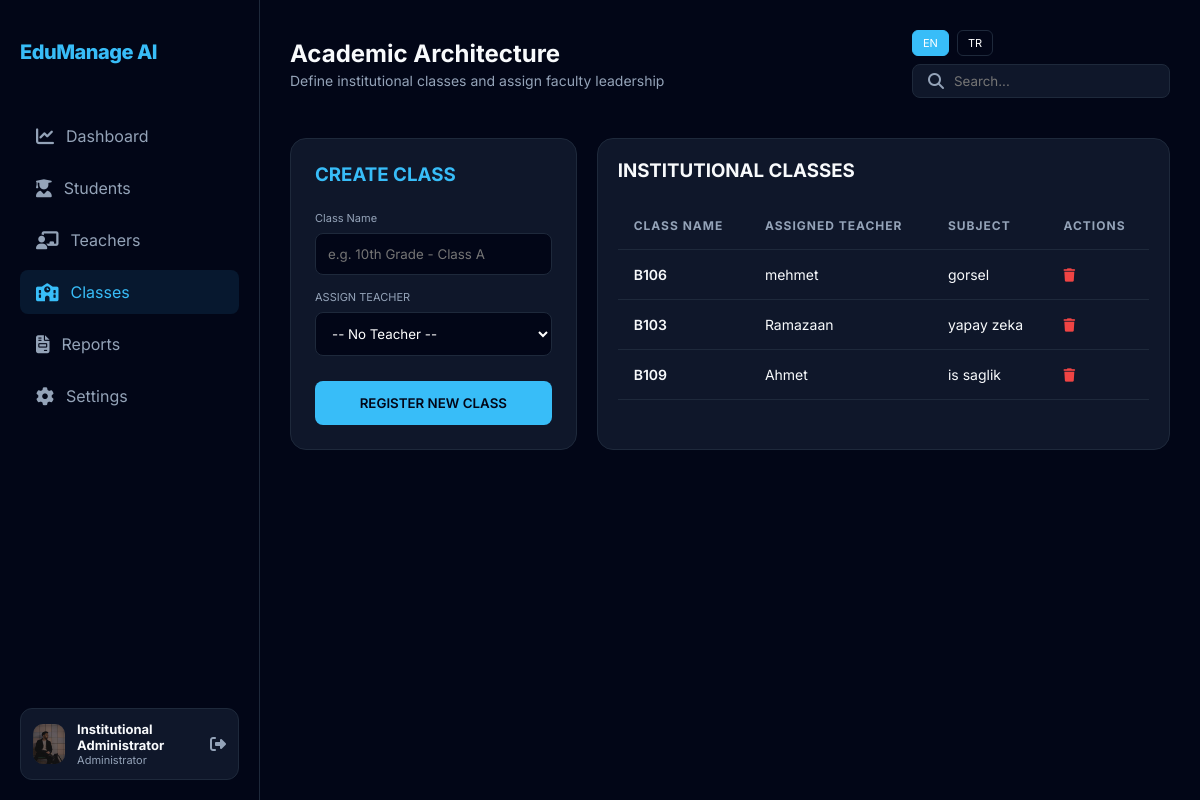
The app's page /admin/classes (signed in) with its own data.
### tables this page shows
CREATE TABLE Users (
        id INTEGER PRIMARY KEY AUTOINCREMENT,
        full_name TEXT NOT NULL,
        email TEXT UNIQUE NOT NULL,
        password TEXT NOT NULL,
        role TEXT CHECK(role IN ('admin', 'teacher', 'student')) NOT NULL,
        status TEXT DEFAULT 'Active',
        created_at TIMESTAMP DEFAULT CURRENT_TIMESTAMP
    , phone_number TEXT, address TEXT, profile_image TEXT);

CREATE TABLE Classes (
        id INTEGER PRIMARY KEY AUTOINCREMENT,
        class_name TEXT UNIQUE NOT NULL,
        teacher_id INTEGER,
        FOREIGN KEY (teacher_id) REFERENCES Teachers(id) ON DELETE SET NULL
    );

CREATE TABLE Teachers (
        id INTEGER PRIMARY KEY AUTOINCREMENT,
        user_id INTEGER NOT NULL,
        subject TEXT,
        status TEXT DEFAULT 'Active', teacher_number TEXT, department TEXT,
        FOREIGN KEY (user_id) REFERENCES Users(id) ON DELETE CASCADE
    );

### app.py (the view)
@app.route('/admin/classes')
def admin_classes():
    if session.get('role') != 'admin': return redirect(url_for('login'))
    conn = get_db_connection()
    classes = conn.execute('''SELECT c.*, u.full_name as teacher_name, t.subject FROM Classes c LEFT JOIN Teachers t ON c.teacher_id = t.id LEFT JOIN Users u ON t.user_id = u.id''').fetchall()
    teachers = conn.execute('SELECT t.id, u.full_name, t.subject FROM Teachers t JOIN Users u ON t.user_id = u.id').fetchall()
    conn.close()
    return render_template('admin_classes.html', active_page='classes', classes=classes, teachers=teachers)

### app.py (called while the page is built)
@app.context_processor
def inject_translations():
    lang = session.get('lang', 'en')
    def translate(key):
        return TRANSLATIONS.get(lang, TRANSLATIONS['en']).get(key, key)
    return dict(_=translate, current_lang=lang)

@app.before_request
def log_request():
    if not request.path.startswith('/static'):
        print(f"DEBUG: Request to {request.path} [Role: {session.get('role', 'Guest')}]")

def get_db_connection():
    conn = sqlite3.connect(DB_PATH)
    conn.row_factory = sqlite3.Row
    return conn

@app.context_processor
def inject_user():
    if 'user_id' in session:
        try:
            conn = get_db_connection()
            user = conn.execute('SELECT profile_image, full_name FROM Users WHERE id = ?', (session['user_id'],)).fetchone()
            conn.close()
            if user:
                return {'current_user': user}
            else:
                session.clear()
        except: pass
    return {'current_user': {'profile_image': None, 'full_name': 'Guest User'}}

### templates/admin_classes.html (shortened to what this page needs)
{% extends "base.html" %}
{% block page_title %}{{ _('academic_architecture') }}{% endblock %}
{% block page_subtitle %}{{ _('define_classes_desc') }}{% endblock %}
{% block content %}
<div class="stats-grid" style="grid-template-columns: 1fr 2fr;">
    <div class="card">
        <h3 style="font-weight: 700; margin-bottom: 25px; color: var(--accent);">{{ _('create_class') }}</h3>
        <div style="display: grid; gap: 15px;">
            <div>
                <label style="display: block; font-size: 11px; color: var(--text-secondary); margin-bottom: 8px;">{{ _('class_name') }}</label>
                <input type="text" id="className" placeholder="e.g. 10th Grade - Class A" style="width: 100%; background: var(--bg-dark); border: 1px solid var(--border); color: white; padding: 12px; border-radius: 8px; outline: none;">
            </div>
            <div>
                <label style="display: block; font-size: 11px; color: var(--text-secondary); margin-bottom: 8px;">{{ _('assign_teacher') }}</label>
                <select id="classTeacher" style="width: 100%; background: var(--bg-dark); border: 1px solid var(--border); color: white; padding: 12px; border-radius: 8px; outline: none;">
                    <option value="">{{ _('no_teacher') }}</option>
                </select>
            </div>
            <button id="saveClassBtn" class="btn-primary" style="margin-top: 10px; padding: 14px;">{{ _('register_new_class') }}</button>
        </div>
    </div>
    <div class="table-container" style="margin-top: 0;">
        <h3 style="font-weight: 700; margin-bottom: 20px;">{{ _('institutional_classes') }}</h3>
        <table>
            <thead>
                <tr>
                    <th>{{ _('class_name') }}</th>
                    <th>{{ _('assigned_teacher') }}</th>
                    <th>{{ _('subject') }}</th>
                    <th>{{ _('actions') }}</th>
                </tr>
            </thead>
            <tbody>
                {% for cls in classes %}
                <tr>
                    <td style="font-weight: 600;">{{ cls.class_name }}</td>
                    <td>{{ cls.teacher_name or _('unassigned') }}</td>
                    <td>{{ cls.subject or 'N/A' }}</td>
                    <td>
                        <button onclick="deleteClass({{ cls.id }})" style="background: transparent; border: none; color: var(--danger); cursor: pointer;"><i class="fas fa-trash"></i></button>
                    </td>
                </tr>
                {% endfor %}
            </tbody>
        </table>
    </div>
</div>
{% endblock %}

### templates/base.html (shortened to what this page needs)
<!DOCTYPE html>
<html lang="en">
<head>
    <link rel="stylesheet" href="{{ url_for('static', filename='css/style.css') }}">
    <link rel="stylesheet" href="https://cdnjs.cloudflare.com/ajax/libs/font-awesome/6.4.0/css/all.min.css">
</head>
<body>
    <div class="app-container">
        <div class="sidebar">
            <div class="logo-section">
                <div class="logo-text">EduManage AI</div>
            </div>
            <nav class="nav-menu">
                {% if session['role'] == 'admin' %}
                <a href="/dashboard" class="nav-item {% if active_page == 'dashboard' %}active{% endif %}">
                    <i class="fas fa-chart-line"></i> {{ _('dashboard') }}
                </a>
                <a href="/admin/students" class="nav-item {% if active_page == 'students' %}active{% endif %}">
                    <i class="fas fa-user-graduate"></i> {{ _('students') }}
                </a>
                <a href="/admin/teachers" class="nav-item {% if active_page == 'teachers' %}active{% endif %}">
                    <i class="fas fa-chalkboard-teacher"></i> {{ _('teachers') }}
                </a>
                <a href="/admin/classes" class="nav-item {% if active_page == 'classes' %}active{% endif %}">
                    <i class="fas fa-school"></i> {{ _('classes') }}
                </a>
                <a href="/admin/reports" class="nav-item {% if active_page == 'reports' %}active{% endif %}">
                    <i class="fas fa-file-invoice"></i> {{ _('reports') }}
                </a>
                {% endif %}
                <a href="/settings" class="nav-item">
                    <i class="fas fa-cog"></i> {{ _('settings') }}
                </a>
            </nav>
            <div class="profile-card">
                <div class="avatar" style="overflow: hidden; display: flex; align-items: center; justify-content: center; background: var(--border);">
                    {% if current_user and current_user.profile_image %}
                        <img src="{{ current_user.profile_image }}" style="width: 100%; height: 100%; object-fit: cover;">
                    {% else %}
                        <i class="fas fa-user" style="color: var(--text-secondary); font-size: 14px;"></i>
                    {% endif %}
                </div>
                <div class="profile-info">
                    <div style="font-size: 13px; font-weight: 700;">{{ current_user.full_name if current_user else session.get('full_name', 'User') }}</div>
                    <div style="font-size: 11px; color: var(--text-secondary);">{{ _(session['role']) }}</div>
                </div>
                <a href="/logout" style="margin-left: auto; color: var(--text-secondary);"><i class="fas fa-sign-out-alt"></i></a>
            </div>
        </div>
        <main class="main-content">
            <header class="top-navbar">
                <div class="page-title">
                    <h1>{% block page_title %}{% endblock %}</h1>
                    <p>{% block page_subtitle %}{% endblock %}</p>
                </div>
                <div class="navbar-actions">
                    <div class="language-switcher" style="display: flex; gap: 8px; margin-right: 20px;">
                        <a href="/set_language/en" class="nav-item" style="padding: 5px 10px; border-radius: 6px; font-size: 11px; background: {% if current_lang == 'en' %}var(--accent){% else %}transparent{% endif %}; color: white; border: 1px solid {% if current_lang == 'en' %}var(--accent){% else %}var(--border){% endif %};">EN</a>
                        <a href="/set_language/tr" class="nav-item" style="padding: 5px 10px; border-radius: 6px; font-size: 11px; background: {% if current_lang == 'tr' %}var(--accent){% else %}transparent{% endif %}; color: white; border: 1px solid {% if current_lang == 'tr' %}var(--accent){% else %}var(--border){% endif %};">TR</a>
                    </div>
                    <div style="background: var(--card-bg); padding: 8px 15px; border-radius: 8px; border: 1px solid var(--border); display: flex; align-items: center;">
                        <i class="fas fa-search" style="color: var(--text-secondary); margin-right: 10px;"></i>
                        <input type="text" placeholder="{{ _('search') }}" style="background: transparent; border: none; color: white; outline: none; width: 200px;">
                    </div>
                </div>
            </header>
            {% block content %}{% endblock %}
        </main>
    </div>
</body>
</html>

### static/css/style.css (style rules this page uses)
:root { --bg-dark: #020617; --card-bg: #0F172A; --sidebar-bg: #020617; --accent: #38BDF8; --accent-hover: #0EA5E9; --text-primary: #F8FAFC; --text-secondary: #94A3B8; --border: #1E293B; --danger: #EF4444; --success: #22C55E; --warning: #F59E0B; --info: #3B82F6; }
* { margin: 0; padding: 0; box-sizing: border-box; font-family: 'Inter', sans-serif; }
body { background-color: var(--bg-dark); color: var(--text-primary); overflow-x: hidden; }
.app-container { display: flex; min-height: 100vh; }
.sidebar { width: 260px; background-color: var(--sidebar-bg); border-right: 1px solid var(--border); display: flex; flex-direction: column; padding: 20px; position: fixed; height: 100vh; }
.logo-section { padding: 20px 0; margin-bottom: 30px; }
.logo-text { font-size: 20px; font-weight: 800; color: var(--accent); letter-spacing: -0.5px; }
.nav-menu { flex: 1; }
.nav-item { display: flex; align-items: center; padding: 12px 16px; color: var(--text-secondary); text-decoration: none; border-radius: 8px; margin-bottom: 8px; transition: all 0.3s ease; }
.nav-item i { margin-right: 12px; font-size: 18px; }
.nav-item:hover, .nav-item.active { background: rgba(56, 189, 248, 0.1); color: var(--accent); }
.profile-card { background: var(--card-bg); border-radius: 12px; padding: 12px; display: flex; align-items: center; border: 1px solid var(--border); }
.avatar { width: 40px; height: 40px; border-radius: 10px; background: var(--accent); margin-right: 12px; }
.main-content { flex: 1; margin-left: 260px; padding: 30px; }
.top-navbar { display: flex; justify-content: space-between; align-items: center; margin-bottom: 40px; }
.page-title h1 { font-size: 24px; font-weight: 700; margin-bottom: 4px; }
.page-title p { color: var(--text-secondary); font-size: 14px; }
.stats-grid { display: grid; grid-template-columns: repeat(auto-fit, minmax(240px, 1fr)); gap: 20px; margin-bottom: 30px; }
.card { background: var(--card-bg); border-radius: 16px; padding: 24px; border: 1px solid var(--border); transition: transform 0.3s ease; }
.table-container { background: var(--card-bg); border-radius: 16px; padding: 20px; border: 1px solid var(--border); margin-top: 30px; }
table { width: 100%; border-collapse: collapse; }
th { text-align: left; color: var(--text-secondary); font-size: 12px; text-transform: uppercase; letter-spacing: 1px; padding: 16px; border-bottom: 1px solid var(--border); }
td { padding: 16px; font-size: 14px; border-bottom: 1px solid var(--border); }
.btn-primary { background: var(--accent); color: var(--bg-dark); border: none; padding: 10px 20px; border-radius: 8px; font-weight: 600; cursor: pointer; transition: all 0.3s ease; }

### records on screen
Users: profile_image (picture), full_name "Institutional Administrator"
Classes: class_name "B106", full_name "mehmet", subject "gorsel"
Classes: class_name "B103", full_name "Ramazaan", subject "yapay zeka"
Classes: class_name "B109", full_name "Ahmet", subject "is saglik"

### other values on screen
form field value "-- No Teacher --"
